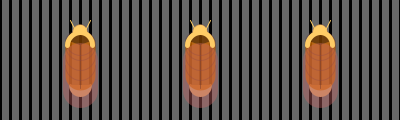
Frame 1 (no input)
Frame 60 (the mouse pressed at the canvas centre just before this capture): identical to frame 1, image omitted
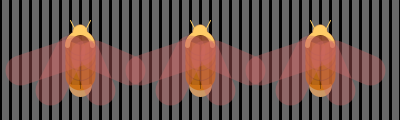
Frame 120 (the mouse held since frame 60 and released just before this capture)

The Processing sketch that drew these frames (run headless with seeded random() and noise(); from frame 60 on, the mouse is pressed at the canvas centre):

// Processing sketch: processing_12842
// ── processing_12842.pde

void setup() {
  size(400,120);
  smooth();
}

void draw() {
  background(104);
  stroke(0);
  strokeWeight(3);
  
   for(int i=0;i<120;i++) {
     line(10*i,0,10*i,120);
  }
  
  moth(80,110);
  moth(200,110);
  moth(320,110);
}

void moth(int x, int y) {
  pushMatrix();
  translate(x,y);
  //BUTT
  stroke(204,153,102);
  fill(204,153,102);
  strokeWeight(3);
  arc(0,-25,20,20,radians(0),radians(180));
  //BODY
  stroke(204,102,0,200);
  strokeWeight(30);
  line(0,-35,0,-65);
  stroke(0,90);
  strokeWeight(1);
  line(0,-22,0,-65);
  //Stripes
  stroke(102,51,51,90);
  strokeWeight(1);
  fill(204,102,0,0);
  arc(0,-65,30,30,0,PI);
  arc(0,-55,30,30,0,PI);
  arc(0,-45,30,30,0,PI);
  arc(0,-70,30,30,0,PI);
  //NECK
  fill(0,100);
  arc(0,-65,30,30,radians(200),radians(340));
  //HEAD
  fill(255,204,102);
  arc(0,-78,15,15,radians(180),radians(360));
  noFill();
  stroke(255,204,102);
  strokeWeight(5);
  arc(0,-65,25,25,radians(180),radians(360));
  //Antenai
  strokeWeight(1);
  line(-5,-80,-10,-90);
  line(5,-80,10,-90);
  //WINGS 
  if(mousePressed) {
    stroke(204,102,102,100);
    strokeWeight(30);
    line(-10,-60,-30,-20);
    line(0,-60,-60,-40);
    line(5,-55,20,-20);
    line(15,-55,50,-40);
  }
  else{
    stroke(204,102,102,100);
    strokeWeight(35);
    line(0,-20,0,-50);
  }
  popMatrix();
}
                
                
